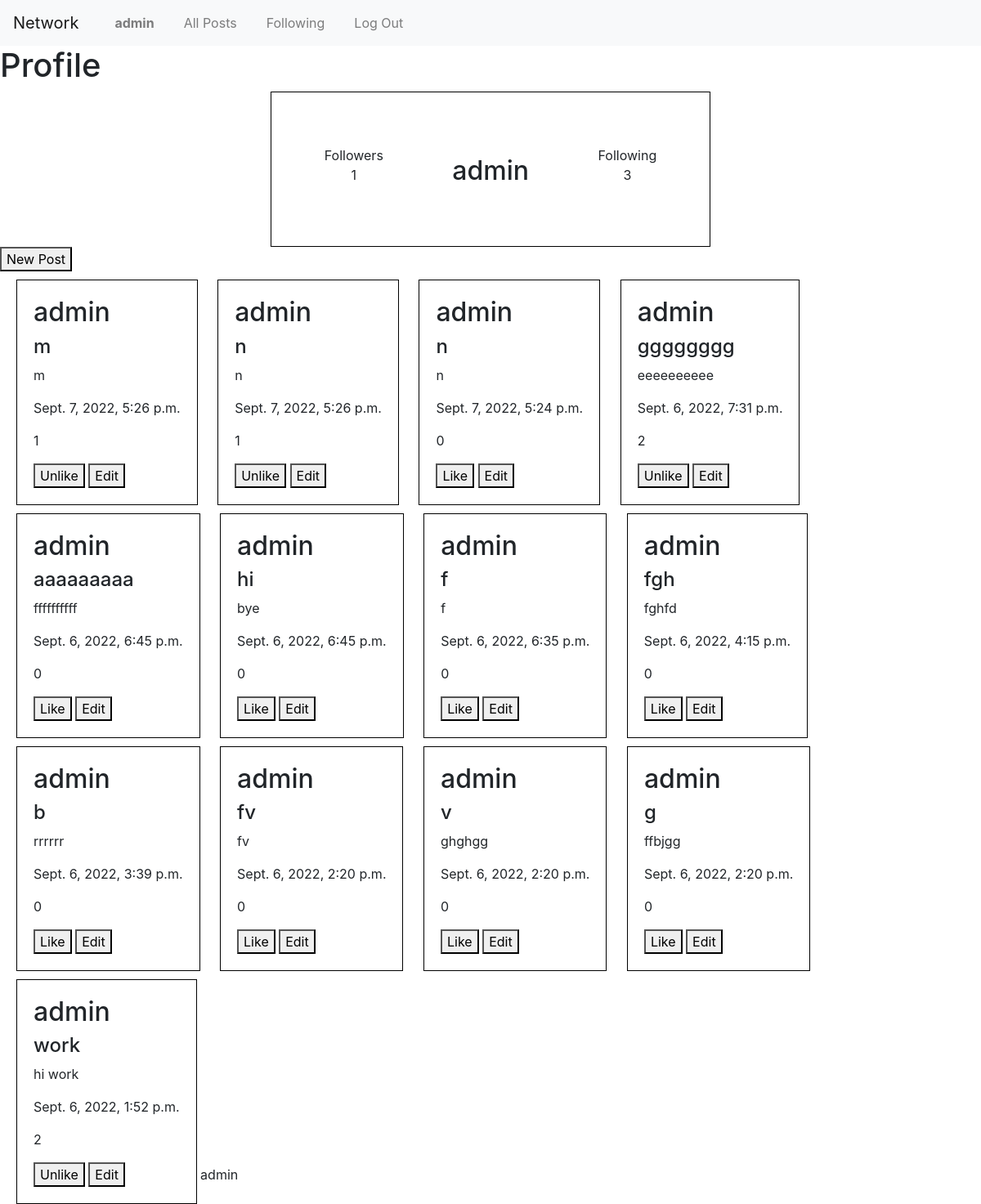
Page /my_account/admin (signed in) on the earlier database version.
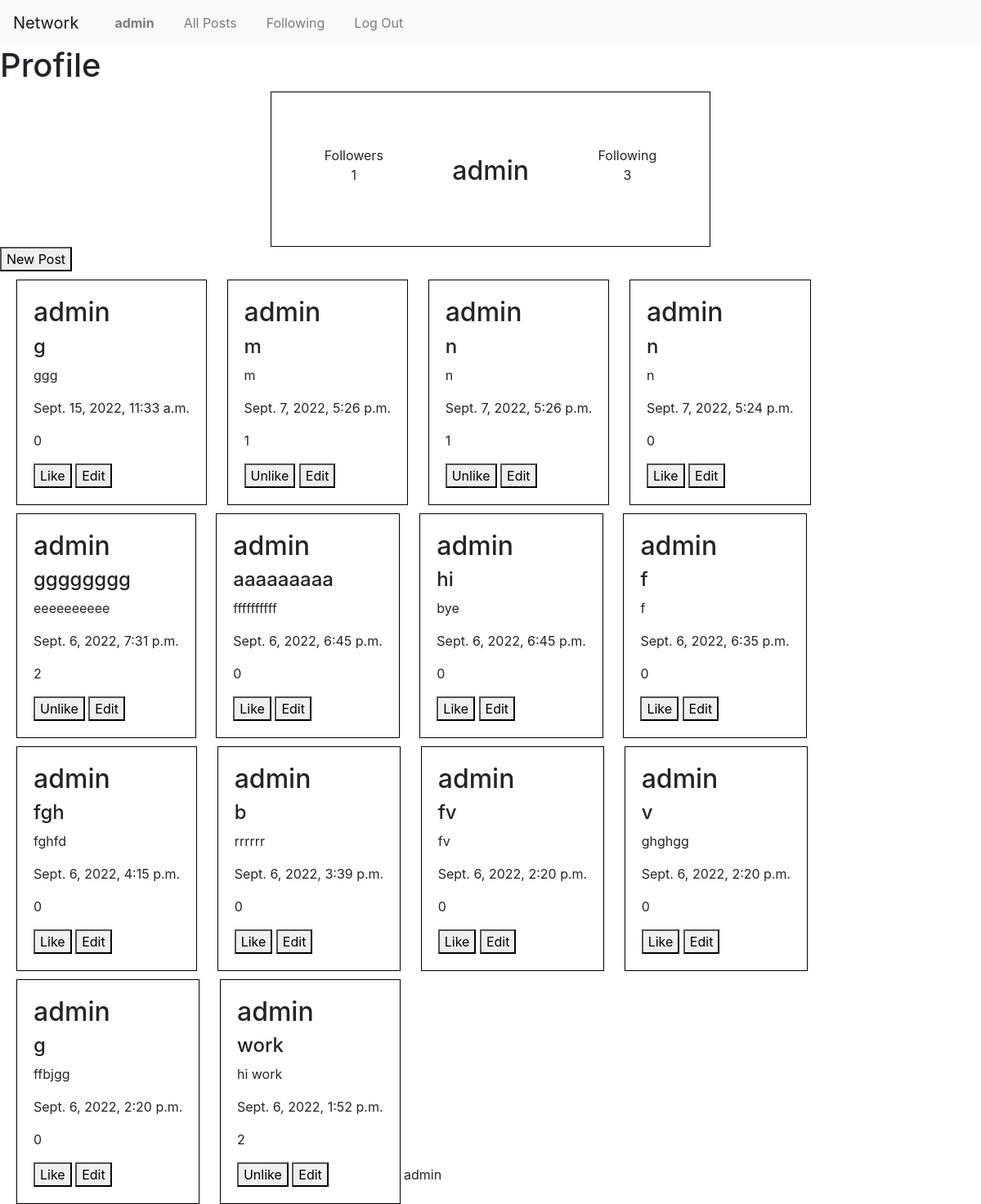
Same page on the later database version.
### network/models.py (models this page shows, shortened)
class Posts(models.Model):
    id = models.AutoField(primary_key=True)
    post_uesr = models.ForeignKey(User, on_delete=models.CASCADE, null=True, blank=True,related_name='create_user')
    post_title = models.CharField(max_length=200)
    post_description = models.TextField()
    post_date = models.DateTimeField(default=datetime.now, blank=True)
    post_likes = models.ManyToManyField(User,blank=True,default=None, related_name='post_likes')
    like_count = models.CharField(max_length=200)

class User(AbstractUser):
    pass

### network/views.py (the view)
# urls.py: path("my_account/<str:user>", views.my_account, name="my_account"),
def my_account(request,user):
    all_post = Posts.objects.filter(post_uesr = request.user).order_by('-id')
    userr = User.objects.get(username = user)
    follower_len = Followers.objects.filter(followed_users = userr).count()
    following_len = Followers.objects.filter(follower = userr).count()
    return render(request, 'network/my_account.html',{
        'posts': all_post,
        'follower_len': follower_len,
        'following_len': following_len,
    })

### network/templates/network/my_account.html (shortened to what this page needs)
{% extends 'network/layout.html' %}
{% load static %}
{% block head %}
    <link rel="stylesheet" href="{% static 'network/all_posts_style.css' %}">
    <link rel="stylesheet" href="{% static 'network/profile.css' %}">
{% endblock %}
{% block body %}
<h1>Profile</h1>
<div class="div_user_profile">
    <li class="li_user_profile">
        <div>Followers</div>
        <div>{{follower_len}}</div>
    </li>
    <li class="li_user_profile">
        <div class="username"><h2>{{user}}</h2></div>
    </li>
    <li class="li_user_profile">
        <div>Following</div>
        <div>{{following_len}}</div>
    </li>
</div>
<div>
    <button id="new_post_button">New Post</button>
</div>
<div>
    {% for all_posts in posts %}
        <li>
            <div class="div_posts">
                <h2>{{all_posts.post_uesr}}</h2>
                <h4>{{all_posts.post_title}}</h4>
                <p id="post_description_{{all_posts.id}}">{{all_posts.post_description}}</p>
                <p>{{all_posts.post_date}}</p>
                <p id="like_count_{{all_posts.id}}">{{all_posts.post_likes.count}}</p>
                {% if request.user not in all_posts.post_likes.all %}
                    <button value="{{all_posts.id}}" id="like_button_{{all_posts.id}}">Like</button>
                {% else %}
                    <button value="{{all_posts.id}}" id="like_button_{{all_posts.id}}">Unlike</button>
                {% endif %}
                <button id="edit_button_{{all_posts.id}}" div-id="{{all_posts.id}}">Edit</button>
            </div>
        </li>
    {% endfor %}
    {{user}}
</div>
{% endblock %}

Differences in the rows shown:
added Posts: post_uesr "admin", post_title "g", post_description "ggg", post_date "Sept. 15, 2022, 11:33 a.m.", post_likes.count "0"
